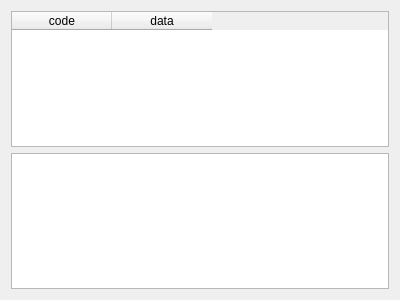
<?xml version="1.0" encoding="UTF-8"?>
<ui version="4.0">
 <class>ShowExportWidget</class>
 <widget class="QWidget" name="ShowExportWidget">
  <property name="geometry">
   <rect>
    <x>0</x>
    <y>0</y>
    <width>400</width>
    <height>300</height>
   </rect>
  </property>
  <property name="windowTitle">
   <string>Form</string>
  </property>
  <layout class="QVBoxLayout" name="verticalLayout">
   <item>
    <widget class="QTableWidget" name="tableWidget">
     <column>
      <property name="text">
       <string>code</string>
      </property>
     </column>
     <column>
      <property name="text">
       <string>data</string>
      </property>
     </column>
    </widget>
   </item>
   <item>
    <widget class="QTextBrowser" name="textBrowser"/>
   </item>
  </layout>
 </widget>
 <resources/>
 <connections/>
</ui>
